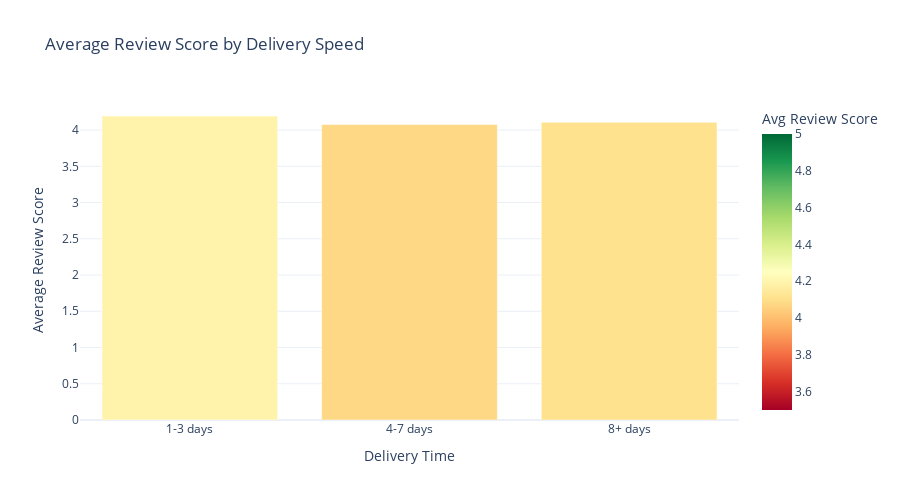

This figure's notebook cell:
### Code cell
# Create delivery time vs review score chart
fig = metrics.create_delivery_time_chart(review_speed)
fig.show()

### Figure 1 — Plotly figure (JSON) as saved in the notebook; plotly's stock layout.template omitted (floating-point values rounded to 4 significant figures)
{"data": [{"hovertemplate": "Delivery Time=%{x}<br>Avg Review Score=%{marker.color}<extra></extra>", "legendgroup": "", "marker": {"color": [4.194, 4.075, 4.108], "coloraxis": "coloraxis", "pattern": {"shape": ""}}, "name": "", "orientation": "v", "showlegend": false, "textposition": "auto", "type": "bar", "x": ["1-3 days", "4-7 days", "8+ days"], "xaxis": "x", "y": [4.194, 4.075, 4.108], "yaxis": "y"}], "layout": {"barmode": "relative", "coloraxis": {"cmax": 5, "cmin": 3.5, "colorbar": {"title": {"text": "Avg Review Score"}}, "colorscale": [[0, "rgb(165,0,38)"], [0.1, "rgb(215,48,39)"], [0.2, "rgb(244,109,67)"], [0.3, "rgb(253,174,97)"], [0.4, "rgb(254,224,139)"], [0.5, "rgb(255,255,191)"], [0.6, "rgb(217,239,139)"], [0.7, "rgb(166,217,106)"], [0.8, "rgb(102,189,99)"], [0.9, "rgb(26,152,80)"], [1, "rgb(0,104,55)"]]}, "height": 500, "legend": {"tracegroupgap": 0}, "title": {"text": "Average Review Score by Delivery Speed"}, "xaxis": {"anchor": "y", "domain": [0, 1], "title": {"text": "Delivery Time"}}, "yaxis": {"anchor": "x", "domain": [0, 1], "title": {"text": "Average Review Score"}}}}
